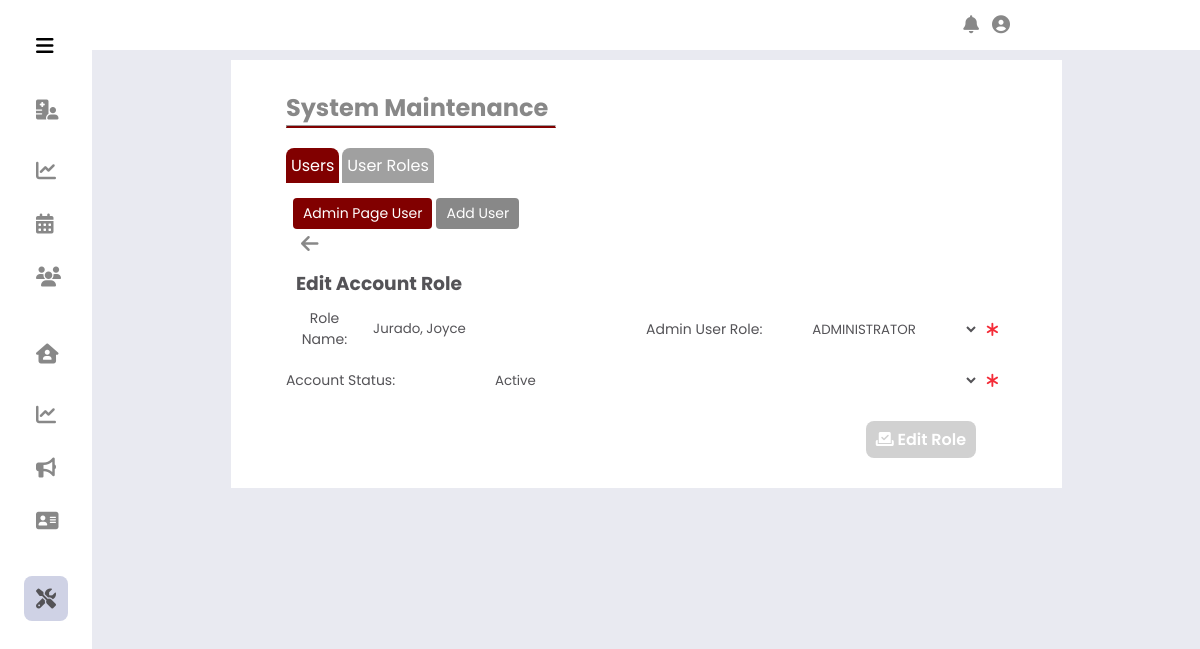
Before: /Administrator/System Edit User Maintenance/?acc_id=1 (signed in) with the older database file.
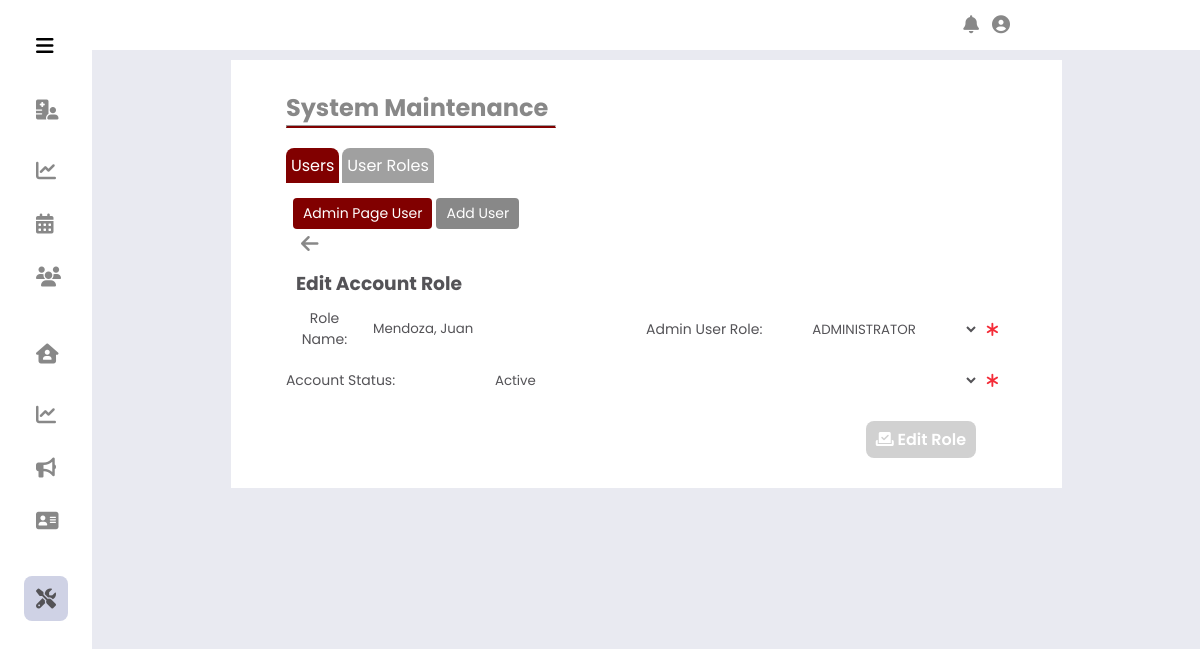
After: the same page with the newer database file.
### tables this page shows
CREATE TABLE IF NOT EXISTS `adminaccountinfo` (
  `AdminAccountID` int NOT NULL AUTO_INCREMENT,
  `AdminFirstName` varchar(255) NOT NULL,
  `AdminMiddleName` varchar(255) DEFAULT NULL,
  `AdminLastName` varchar(255) NOT NULL,
  `AdminSufifx` varchar(15) DEFAULT NULL,
  `AdminUserRoleID` int NOT NULL,
  `AdminContactNo` varchar(11) NOT NULL,
  `AdminUsername` varchar(255) NOT NULL,
  `AdminPassword` varchar(32) NOT NULL,
  `AdminEmailAdd` varchar(255) NOT NULL,
  `AdminAddress` text NOT NULL,
  `GenderID` int NOT NULL,
  `AccountStatusID` int NOT NULL,
  PRIMARY KEY (`AdminAccountID`),
  KEY `adminUserRole_adminInfo` (`AdminUserRoleID`),
  KEY `genderRole_adminInfo` (`GenderID`),
  KEY `accountstat_adminInfo` (`AccountStatusID`)
);

CREATE TABLE IF NOT EXISTS `adminuserrole` (
  `AdminUserRoleID` int NOT NULL AUTO_INCREMENT,
  `AdminUserRole` varchar(255) NOT NULL,
  `AdminPageStudentCounceling` int NOT NULL,
  `AdminPageViolation` int NOT NULL,
  `AdminMaintenance` int NOT NULL,
  `StatusID` int NOT NULL,
  PRIMARY KEY (`AdminUserRoleID`),
  KEY `accountStatus_rolestats` (`StatusID`),
  KEY `studCounceling_status` (`AdminPageStudentCounceling`),
  KEY `studViolation_status` (`AdminPageViolation`),
  KEY `sysMain_status` (`AdminMaintenance`)
);

CREATE TABLE IF NOT EXISTS `accountstatus` (
  `AccountStatusID` int NOT NULL AUTO_INCREMENT,
  `StatusDescription` varchar(50) NOT NULL,
  PRIMARY KEY (`AccountStatusID`)
);

### Administrator/System Edit User Maintenance/index.php (the view, shortened to what this page needs)
<?php
    include_once('../includes/header.php');
    $acc_id = $_GET['acc_id'];
    $userRole = $conn->query("SELECT AdminAccountID, AdminFirstName, AdminMiddleName, AdminLastName, AdminSufifx,
    AdminUserRoleID, AccountStatusID FROM adminaccountinfo WHERE AdminAccountID = '$acc_id' ");
    while($row = $userRole->fetch_assoc()){
        $id = $row['AdminAccountID']; $fname = $row['AdminFirstName']; $mname = $row['AdminMiddleName'];
        $lname = $row['AdminLastName']; $sname = $row['AdminSufifx'];
        $AdminUserRoleID = $row['AdminUserRoleID']; $AccountStatusID = $row['AccountStatusID'];
?>
    <div class="body_container">
        <div class="content">
            <div class="title">
                <h1>System Maintenance</h1>
                <hr>
            </div>
            <div class="subcontent">
                <?php
                    $sub_page = 'main_admin';
                    include '../includes/main_sub_nav.php';
                    $sub_content = 'admin_userPage';
                    include '../includes/sub_content_navadd.php';
                ?>
                <a href="../System User Maintenance/" class="acc_bttn"><i class="fas fa-arrow-left"></i></a>
                <h3 class="subtitle">Edit Account Role</h3>
                <form id="edituserRole"  method = "POST">
                    <div class="input_group">
                        <div class="input_container">
                            <label for="#" class="label">Role Name: </label>
                            <div class="input " id="input_roleName">
                                <input class="input-field" type="text" placeholder="Insert Role Name" name="NameCheck"
                                id="NameCheck" value="<?php echo $lname.', '.$fname.' '.$mname.' '.$sname ?>" readonly>
                            </div>
                        </div>
                        <div class="input_container">
                            <label for="roleCouncheck" class="labelcheck">Admin User Role: </label>
                            <div class="input " id="input_roleName">
                                <select class="input-field" name="roleCouncheck" id="roleCouncheck">
                                    <?php
                                        $userRole = mysqli_query($conn, "SELECT AdminUserRoleID, AdminUserRole FROM `adminuserrole`");
                                        while($row2 = mysqli_fetch_assoc($userRole)){
                                        $roleID = $row2['AdminUserRoleID']; $roleName = $row2['AdminUserRole'];
                                    ?>
                                    <option value = "<?php echo $roleID ?>" <?php if($roleID == $AdminUserRoleID ){echo "selected";} ?>> <?php echo $roleName?>  </option>
                                    <?php }?>
                                </select>
                                <i class="fa-solid fa-asterisk"></i>
                            </div>
                        </div>
                        <div class="input_container">
                            <label for="status" class="labelcheck">Account Status: </label>
                            <div class="input " id="input_roleName">
                                <select class="input-field" name="status" id="status">
                                    <?php
                                        $statuscheck = mysqli_query($conn, "SELECT AccountStatusID, StatusDescription FROM `accountstatus`");
                                        while($row3 = mysqli_fetch_assoc($statuscheck)){
                                        $statsID = $row3['AccountStatusID']; $statsName = $row3['StatusDescription'];
                                    ?>
                                        <option value = "<?php echo $statsID ?>" <?php if($statsID == $AccountStatusID ){echo "selected";} ?>> <?php echo $statsName?>  </option>
                                    <?php }?>
                                </select>
                                <i class="fa-solid fa-asterisk"></i>
                            </div>
                        </div>
                    </div>
                    <div class="action_content">
                        <button class= "bttn" type="submit" name="submit" id="submitRole">
                        <i class="fa-solid fa-check-to-slot"></i> Edit Role</button>
                    </div>
                    <?php }?>
                </form>
            </div>
        </div>
    </div>
</body>
</html>

### Administrator/includes/main_sub_nav.php
<div class="sub_nav">
    <a href="../System User Maintenance/" class="sub_nav_bttn<?php if ($sub_page == 'main_admin'){ echo '_active';}?>">
        Users
    </a>
    <a href="../System User Role Maintenance/" class="sub_nav_bttn<?php if ($sub_page == 'role_admin'){ echo '_active';}?>">
        User Roles
    </a>
</div>

### Administrator/includes/sub_content_navadd.php
<div class="sub_content_nav">
    <a href="../System User Maintenance/" class="sub_nav_bttn<?php if ($sub_content == 'admin_userPage'){ echo '_active';}?>">
        Admin Page User
    </a>
    <a href="../System Add User Maintenance/" class="sub_nav_bttn<?php if ($sub_content == 'add_admin'){ echo '_active';}?>">
        Add User
    </a>
</div>

Changed rows visible on the page:
changed adminaccountinfo "ADMINISTRATOR": NameCheck "Jurado, Joyce" → "Mendoza, Juan"
